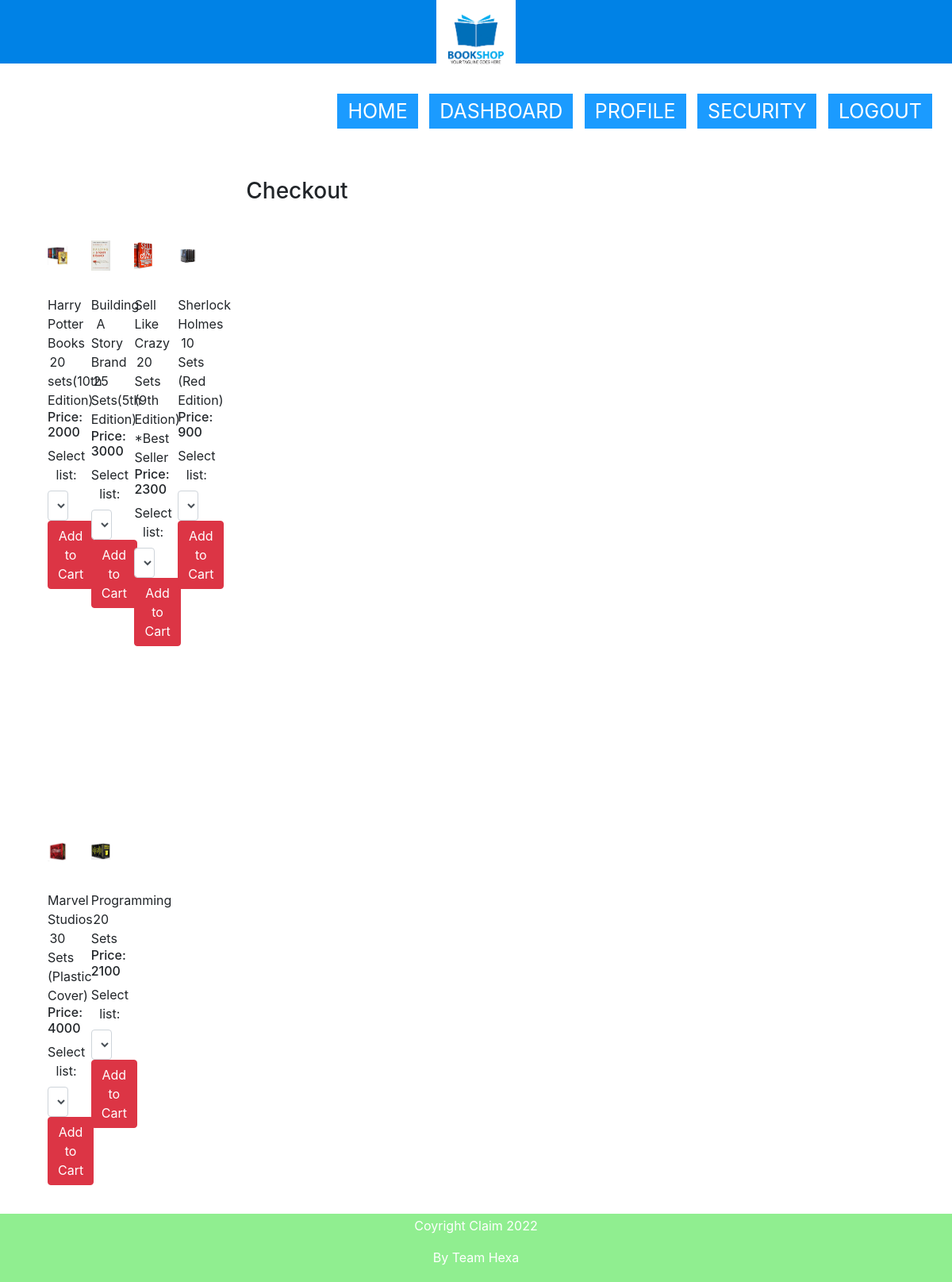
Screenshot of /view/dashboard.php (signed in) with the database file from the repository.
### tables this page shows
CREATE TABLE `cart` (
  `id` int(200) NOT NULL,
  `name` varchar(200) NOT NULL,
  `image` varchar(150) NOT NULL,
  `price` varchar(200) NOT NULL
);

### view/dashboard.php (the view, shortened to what this page needs)
<?php
 include('nav_cus.php');
?>
<!DOCTYPE html>
<html>
<head>
    <link rel="stylesheet" href="https://maxcdn.bootstrapcdn.com/bootstrap/4.5.2/css/bootstrap.min.css">
</head>
<body>
    <div class="container">
        <div class="row">
            <div class="col-md-7">
            <div class="row">
<?php
$sql = "SELECT * FROM cart";
$conn = connect();
$result = mysqli_query($conn, $sql);
while($row = mysqli_fetch_assoc($result)) {
?>
<div class="col-md-3 text-center mt-5">
    <br><br><br><br><br><br>
    <img src="images/<?php echo $row['image']?>" alt="">
    <?php echo $row['name']?>
    <h6>Price: <?php echo $row['price']?></h6>
    <div class="form-group">
        <label>Select list:</label>
        <select class="form-control" id="quantity<?php echo $row['id']?>">
            <option>1</option>
        </select>
        <button class='btn btn-danger add' data-id="<?php echo $row['id']?>">Add to Cart</button>
    </div>
</div>
<?php
}
?>
</div>
            </div>
            <div class="col-md-1">
            </div>
            <div class="col-md-4">
             <br><br><br><br><br><br>
            <h3 class='text-center'> Checkout</h3>
            </div>
        </div>
    </div>
</body>
</html>
  <?php include "footer.php"?>

### view/nav_cus.php
<html>
<body>
<head>
  <link rel="stylesheet" href="reg.css">
</head>
  <nav>
  <img src="img2.png" style="width: 100px;height: 80px;">
  <ul>
  <li><a class="active" href="index.php"> Home</a></li>
  <li><a class="active" href="dashboard.php"> Dashboard</a></li>
  <li><a class="active" href="profile.php"> Profile</a></li>
  <li><a class="active" href="security.php"> Security</a></li>
  <li><a class="active" href="logout.php"> Logout</a></li>
</ul>
</nav>
</body>
</html>

### view/footer.php (shortened to what this page needs)
<footer>
  <p>Coyright Claim 2022<br>
  <p> By Team Hexa</p>
</footer>

### view/reg.css (style rules this page uses)
* { list-style-type: none; margin: 0; padding: 0; text-decoration: none; list-style: none; box-sizing: border-box; }
body { font-family: montserrat; }
nav { background: #0082e6; height: 80px; width: 100%; }
nav ul { float: right; margin-right: 20px; }
nav ul li { display: inline-block; line-height: 80px; margin: 0 5px; }
nav ul li a { color: white; font-size: 25px; padding: 7px 13px; borrder border-radius: 3px; text-transform: uppercase; }
a.active,a:hover { background: #1b9bff; transition: .5s; }

### view/dashboard.php (style rules this page uses)
img { width: 100% !important; height: 100px !important; object-fit: contain }

### view/footer.php (style rules this page uses)
footer { text-align: center; padding: 3px; background-color: lightgreen; color: white; margin-top: 20px; }

### rows the page displays
cart: image (picture), name "Harry Potter Books 20 sets(10th Edition)", price "2000", id "1"
cart: image (picture), name "Building A Story Brand 25 Sets(5th Edition)", price "3000", id "1"
cart: image (picture), name "Sell Like Crazy 20 Sets (9th Edition) *Best Seller", price "2300", id "1"
cart: image (picture), name "Sherlock Holmes 10 Sets (Red Edition)", price "900", id "1"
cart: image (picture), name "Marvel Studios 30 Sets (Plastic Cover)", price "4000", id "1"
cart: image (picture), name "Programming 20 Sets", price "2100", id "1"
